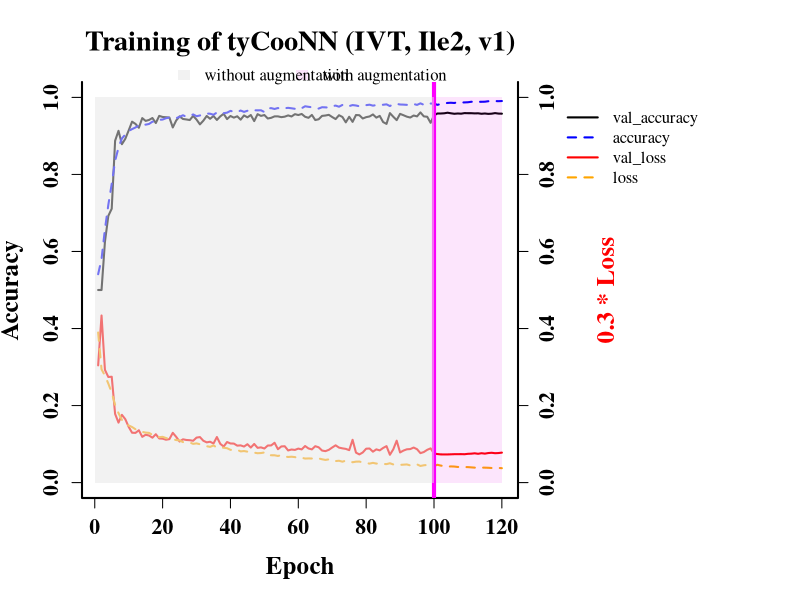

Recreate this plot in R.

MAIN = "Training of tyCooNN (IVT, Ile2, v1)"

dat = read.table('history.csv',header=TRUE,sep=',')
dat_aug = read.table('history_arg.csv',header=TRUE,sep=',')
library(repr)

df = rbind(dat,dat_aug)
n = nrow(df)

png('training.png',width=10,height=7,unit='in',res=600)
par(mar=par()$mar + c(0,0,0,12),lwd=2,family='Times')
plot(df$val_accuracy,type='l',col='black',lwd=2,
     xlab='Epoch',ylab='Accuracy',ylim=c(0,1),
     bty='u',cex.lab=1.5,cex.axis=1.3,
     main=MAIN,
     cex.main=1.7,font.main=2,
     font.axis=2,font.lab=2)
lines(df$accuracy,col='blue',lty=2,lwd=2)
lines(0.3 * df$val_loss,type='l',col='red',lwd=2)
lines(0.3 * df$loss,col='orange',lty=2,lwd=2)
axis(side=4,font=2,cex.axis=1.3)
mtext(side=4,line=4,'0.3 * Loss',col='red',cex=1.5,font=2)
abline(v=100,col='magenta',lwd=4)
rect(0,0,100,1,col=rgb(230/256,230/256,230/256,alpha=0.5),border=NA)
rect(100,0,n,1,col=rgb(230/256,0,230/256,alpha=0.1),border=NA)
par(xpd=TRUE)
legend(x=c(20,90),y=c(1.11,1.11),
       legend=c('without augmentation','with augmentation'),horiz=TRUE,bty='n',
       fill=c(rgb(230/256,230/256,230/256,alpha=0.5),rgb(230/256,0,230/256,alpha=0.1)),
       border=NA)
legend(135,1,legend=c('val_accuracy','accuracy','val_loss','loss'),bty='n',
      col=c('black','blue','red','orange'),lty=c(1,2,1,2))
o = dev.off()
